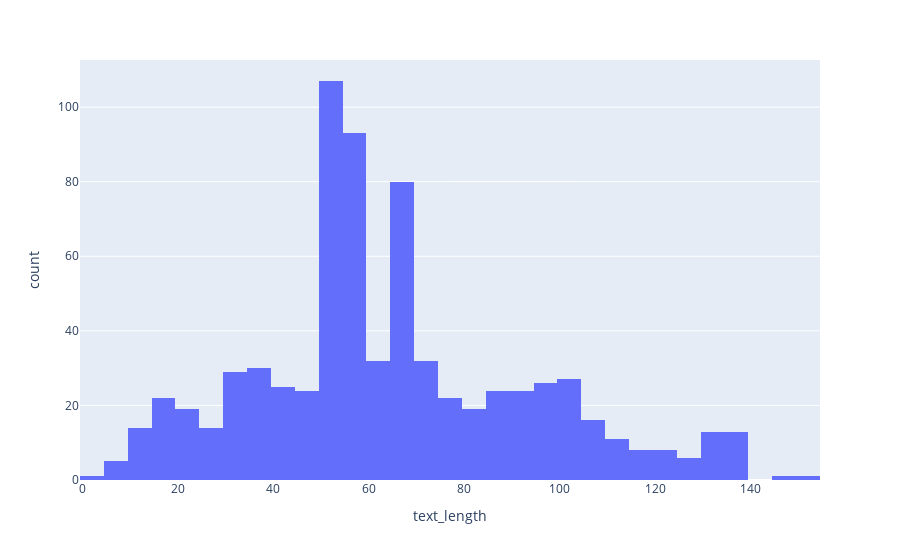

The code cell stored with this chart in its notebook:
### Markdown cell above
Ovaj kod koristi biblioteku Plotly Express kako bi kreirao histogram koji prikazuje distribuciju dužine tekstova iz kolone 'new_text' DataFrame-a df.

Na x-osi se nalazi dužina tekstova, prikazana u formi intervala (bins).
nbins=100 označava da se histogram deli na 100 jednakih intervala (bins) duž x-ose, što znači da će biti prikazano 100 stubića. Ovo nam omogućava da vidimo kako je dužina tekstova raspoređena u skupu podataka.

### Code cell
px.histogram(data_frame=df, x='text_length',nbins=50)

### Figure 1 — Plotly figure (JSON) as saved in the notebook; plotly's stock layout.template omitted (floating-point values rounded to 4 significant figures; data arrays with more than 128 entries replaced by an {"elided": "..."} marker saying what was removed)
{"data": [{"alignmentgroup": "True", "bingroup": "x", "hovertemplate": "text_length=%{x}<br>count=%{y}<extra></extra>", "legendgroup": "", "marker": {"color": "#636efa", "pattern": {"shape": ""}}, "name": "", "nbinsx": 50, "offsetgroup": "", "orientation": "v", "showlegend": false, "type": "histogram", "x": {"elided": "746 int values"}, "xaxis": "x", "yaxis": "y"}], "layout": {"barmode": "relative", "legend": {"tracegroupgap": 0}, "margin": {"t": 60}, "xaxis": {"anchor": "y", "domain": [0, 1], "title": {"text": "text_length"}}, "yaxis": {"anchor": "x", "domain": [0, 1], "title": {"text": "count"}}}}
